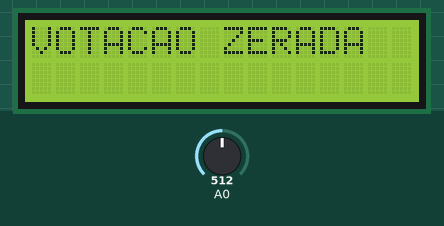
Simulated run of this sketch. Board: Arduino Uno, built with avr-gcc and run on an emulated ATmega328P. On the bench: 16×2 character LCD. Inputs (shaded band) come from the test bench; at power-on: A0 = 512. EEPROM starts erased.

Above: at 3.8 s.
4.4 s: A0 set to 306
At 8.6 s:
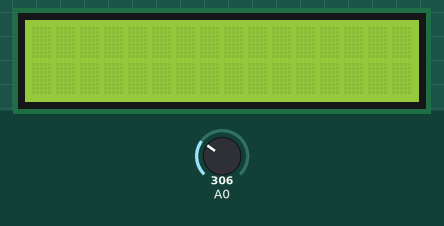
9.7 s: A0 set to 660
At 10.1 s:
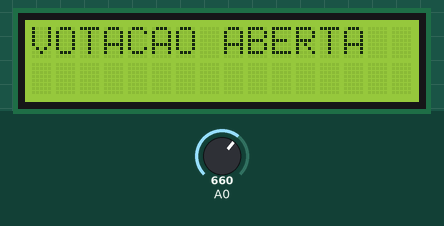
17.8 s: A0 set to 635
At 25.8 s:
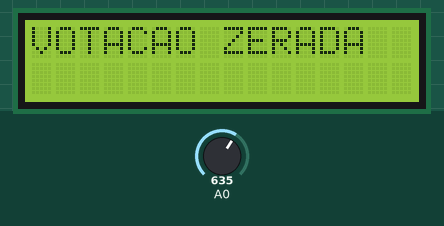
27.1 s: A0 set to 240
At 31.4 s:
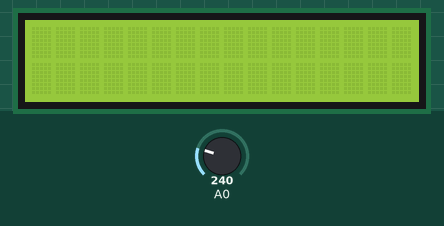
32.0 s: A0 set to 435
36.9 s: A0 set to 463
At 40.7 s:
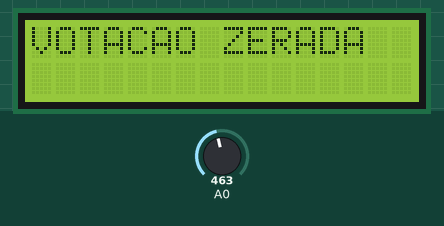
Timing chart, 0 to 42.2 s (numbered marks = the images above; inputs shaded):
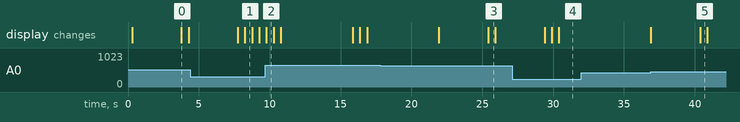

Measured:
- the behaviour switches between 650 and 649 on A0 (found by bisection; images 2 and 3)
- the behaviour switches between 449 and 450 on A0 (found by bisection; images 4 and 5)
- after the input at 9.7 s, the display: changes after 0.07 s (image 2)
- after the input at 32.0 s, every drawn part: stays the same
- what the display in image 0 shows lasts 0.5 s, from 3.8 s to 4.3 s

The sketch:

firmware.ino
```cpp
#include <LiquidCrystal.h>
#include <EEPROM.h>
#include "students.h"
#include "sum.h"

LiquidCrystal lcd( 8, 9, 4, 5, 6, 7 );

int lcd_key     = 0;
int adc_key_in  = 0;

int flag        = 1;
int index       = 0;
int value       = 0;

int id_votation = 0;
int id_user     = 0;

#define btnRIGHT  0
#define btnUP     1
#define btnDOWN   2
#define btnLEFT   3
#define btnSELECT 4
#define btnNONE   5

int read_buttons()
{
    adc_key_in = analogRead( 0 );

    if( adc_key_in > 1000 )
    {
        return btnNONE;
    }

    if( adc_key_in < 50 )
    {
        return btnRIGHT;
    }

    if( adc_key_in < 250 )
    {
        return btnUP;
    }

    if( adc_key_in < 450 )
    {
        return btnDOWN;
    }

    if( adc_key_in < 650 )
    {
        return btnLEFT;
    }

    if( adc_key_in < 850 )
    {
        return btnSELECT;
    }

    return btnNONE;
}

void keyboard()
{

    lcd_key = read_buttons();

    if( lcd_key == btnDOWN )
    {
        if( index >= 0 && flag == 1 || flag == 2 )
        {
            screen_increment();
        }
    }

    else if( lcd_key == btnUP )
    {

		if( index < 31 && flag == 1 || flag == 2 )
        {
           screen_decrement();
        }
    }

    else if( lcd_key == btnLEFT )
    {
        index = 0;
        flag  = 1;

        if( flag == 1 )
        {
           lcd_format();
        }

  		else if( flag == 3 )
  		{
  			clearEEPROM();
  		}
    }

    else if( lcd_key == btnRIGHT )
    {
        if( flag == 1 )
        {
            screen_super();
        }

        else if( flag == 3 )
        {
            screen_main();
        }

        else if( flag == 4 )
        {
            screen_cancel();
        }
    }

    else if( lcd_key == btnSELECT )
    {
        if( flag == 1 )
        {
            if( sum[index][1] == 1 )
            {
                screen_validate_user();
            }

            else
            {
                id_user = index;
                index   = 0;
                screen_votation_open();
            }
        }

        else if( flag == 2 )
        {
            id_votation = index - 1;
            index       = 0;
            screen_confirm();
        }

        else if( flag == 4 )
        {
            int c = sum[id_votation][0];
            c++;
            sum[id_votation][0] = c;
            sum[id_user][1] = 1;

            EEPROM.write( id_votation * 2, c );
            EEPROM.write( id_votation * 2 + 1, 1 );

            index = 0;
            screen_register();
        }
    }
}

void screen_init()
{
    flag = 1;
    lcd.begin( 16, 2 );
    lcd.clear();
    lcd.setCursor( 0, 0 );
    lcd.print( "SISTEMA VOTACAO" );
    lcd.setCursor( 0, 1 );
    lcd.print( "ENTRE SEU CODIGO" );
}

void screen_increment()
{
    int cont = index++;

    lcd.clear();
    lcd.setCursor( 0, 1 );
    lcd.print( students[cont][0] );
    delay(500);
}

void screen_decrement()
{
    int desc = index--;

    lcd.clear();
    lcd.setCursor( 0, 1 );
    lcd.println( students[desc][0] );
    delay(500);
}

void screen_validate()
{
    flag = 1;
    lcd.clear();
    lcd.setCursor( 0, 0 );
    lcd.print( "CODIGO INVALIDO" );
    lcd.setCursor( 0, 1 );
    lcd.print( "VOTACAO FECHADA" );
    delay( 5000 );
}

void screen_validate_user()
{
    lcd.clear();
    lcd.setCursor( 0, 0 );
    lcd.print( "USUARIO JA VOTOU" );
    lcd.setCursor( 0, 1 );
    lcd.print( "VOTACAO FECHADA" );
    delay( 5000 );
    flag = 1;
}

void screen_votation_open()
{
    flag = 2;
    lcd.clear();
    lcd.setCursor( 0, 0 );
    lcd.print( "VOTACAO ABERTA" );
    lcd.setCursor( 0, 1 );
    delay(500);
}

void screen_super()
{
    flag = 3;
    lcd.clear();
    lcd.setCursor( 0, 0 );
    lcd.print( "  ADMINSTRADOR" );
    lcd.setCursor( 0, 1 );
    lcd.print( "<ZERA  APURACAO>" );
    delay(500);
}

void screen_confirm()
{
    flag = 4;
    lcd.clear();
    lcd.setCursor( 0, 0 );
    lcd.print( students[id_votation][1] );
    lcd.setCursor( 0, 1 );
    lcd.print( "<CONFIRM CANCEL>" );
    delay(500);
	  interrupts();
}

void screen_cancel()
{
    flag = 1;
    lcd.clear();
    lcd.setCursor( 0, 0 );
    lcd.print( "VOTO CANCELADO" );
    lcd.setCursor( 0, 1 );
    delay( 5000 );
    screen_init();
}

void screen_register()
{
    flag = 1;
    lcd.clear();
    lcd.setCursor( 0, 0 );
    lcd.print( "VOTO REGISTRADO" );
    lcd.setCursor( 0, 1 );
    delay( 5000 );
    screen_init();
}

void screen_time()
{
    lcd.clear();
    lcd.setCursor( 0, 0 );
    lcd.print( "TEMPO EXCEDIDO" );
    lcd.setCursor( 0, 1 );
    lcd.print( "VOTACAO FECHADA" );
    delay( 5000 );
}

void lcd_format()
{
    lcd.clear();
    lcd.setCursor( 0, 0 );
    clearEEPROM();
    lcd.print( "VOTACAO ZERADA" );
    delay(500);
}

void screen_main()
{
    int super = 0;
    int root = 0;

    for( value = 0; value < 32; value++ )
    {
        if( sum[super][0] < sum[value][0] )
        {
            super = value;
        }
    }

    for( value = 0; value < 32; value++ )
    {
        if( sum[root][0] < sum[value][0] && value != super )
        {
            root = value;
        }
    }

    lcd.clear();
    lcd.setCursor( 0, 0 );
    lcd.print( "REPRESENT:" );
    lcd.print( students[super][0] );

    lcd.setCursor( 0, 1 );
    lcd.print( "VICE-REPR:" );
    lcd.print( students[root][0] );

    delay(500);
}

void load()
{
  int j = 0;
  for (j = 0; j < 32; j++)
  {
    sum[j][0] = EEPROM.read( j * 2);
    if(sum[j][0] == 0xff)
    {
      sum[j][0] = 0;
      EEPROM.write(j*2,0);
    }

    sum[j][1] = EEPROM.read( j * 2 + 1);
    if(sum[j][1] == 0xff)
    {
      sum[j][1] = 0;
      EEPROM.write(j*2,0);
    }
  }
}

void clearEEPROM()
{
    for ( int i = 0 ; i < EEPROM.length() ; i++ )
    {
      EEPROM.write( i, 0 );
    }
}

void setup()
{
    screen_init();
    load();
}

void loop()
{
    keyboard();
}
```

students.h
```cpp
#ifndef   STUDENTS_H
#define   STUDENTS_H

#include <stdlib.h>

String students[][2] =
{
    { "581819", "ALEXANDRE MARQUE" },
    { "566986", "ALEXANDRE SCHEIB" },
    { "571735", "ALVIN PEDO" },
    { "553855", "DOUGLAS MULLER" },
    { "563979", "DOUGLAS WERMANN" },
    { "563718", "EDER DA SILVA" },
    { "516783", "EDERSON COSER" },
    { "558091", "EDERSON NONNEMAC" },
    { "577720", "EDUARDO POLETTI" },
    { "587602", "FABIO MENIN" },
    { "566958", "GERSON FELL" },
    { "528949", "GUILHERME FRANZM" },
    { "505288", "GUSTAVO CASARIL" },
    { "573889", "JEAN R. LENGLER" },
    { "582677", "JONATHAN AZEVEDO" },
    { "571901", "JOSIAS GOULART" },
    { "561801", "KLAUS W. KOEPPE" },
    { "551872", "LEANDRO GOERCK" },
    { "561651", "LEO ELY" },
    { "562480", "LUCAS DA MOTTA" },
    { "511876", "LUCIANO POLIDO" },
    { "557026", "LUIS F. ZANETTIN" },
    { "572856", "LUIZ THEODORICO" },
    { "511540", "MARCIO DE MEDEIR" },
    { "553961", "MARCO ARNHOLD" },
    { "577772", "MIGUEL MENOTTI" },
    { "562512", "RAUL MITTELSTADT" },
    { "582008", "RENAN ZANINI" },
    { "570650", "SAMUEL DIEHL" },
    { "570651", "VICENZZO BALDASS" },
    { "000000", "VOTO EM BRANCO" }
};

#endif
```

sum.h
```cpp
#ifndef   SUM_H
#define   SUM_H

#include <stdlib.h>

int sum[][2] =
{
    { 0, 0 },
    { 0, 0 },
    { 0, 0 },
    { 0, 0 },
    { 0, 0 },
    { 0, 0 },
    { 0, 0 },
    { 0, 0 },
    { 0, 0 },
    { 0, 0 },
    { 0, 0 },
    { 0, 0 },
    { 0, 0 },
    { 0, 0 },
    { 0, 0 },
    { 0, 0 },
    { 0, 0 },
    { 0, 0 },
    { 0, 0 },
    { 0, 0 },
    { 0, 0 },
    { 0, 0 },
    { 0, 0 },
    { 0, 0 },
    { 0, 0 },
    { 0, 0 },
    { 0, 0 },
    { 0, 0 },
    { 0, 0 },
    { 0, 0 },
    { 0, 0 }
};

#endif
```
